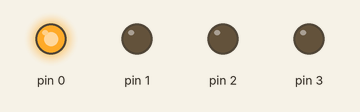
Recording of a sketch running on a simulated Arduino Uno, built with avr-gcc and run on an emulated ATmega328P. On the bench: output pins drawn as LEDs (lit = HIGH).

Above: at 0.2 s.
At 2.2 s:
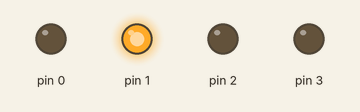
At 3.2 s:
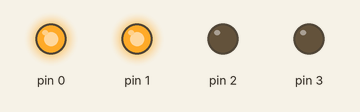
At 4.2 s:
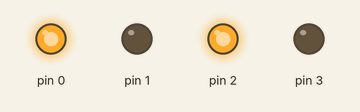
At 6.2 s:
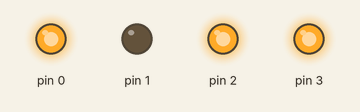
At 8.7 s:
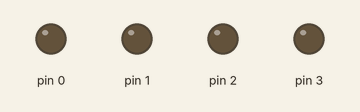
Timing chart, 0 to 9.1 s (numbered marks = the images above):
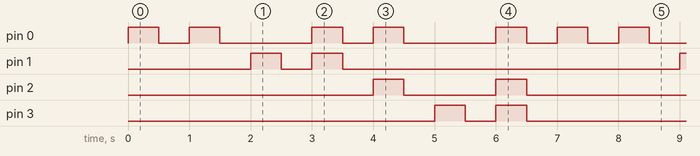

Measured:
- by itself, pin 1, pin 3: repeats every 7.0 s: LOW 0.50 s, HIGH 0.50 s, LOW 5.5 s, HIGH 0.50 s
- by itself, pin 2: repeats every 7.0 s: LOW 1.5 s, HIGH 0.50 s, LOW 4.5 s, HIGH 0.50 s
- by itself, pin 0: repeats every 7.0 s: LOW 0.50 s, HIGH 0.50 s, LOW 1.5 s, HIGH 0.50 s, LOW 0.50 s, HIGH 0.50 s, LOW 1.5 s, HIGH 0.50 s, LOW 0.50 s, HIGH 0.50 s

The sketch:

First.ino
```cpp
int VAR = 17;

void setup() {
    // No need to do anything here for now
}

int fibonacci(int n) {
    if (n <= 1) {
        return n;
    } else {
        return fibonacci(n - 1) + fibonacci(n - 2);
    }
}

void output(int n) {
    for (int i = 0; n > 0; i++) {
        pinMode(i, OUTPUT);
        if (n % 2) {
            digitalWrite(i, 1);
        }
        n /= 2;
    }

    delay(500);

    for (int i = 0; i < 8; i++) {
        digitalWrite(i, 0);
    }

    delay(500);
}

void loop() {
    static int i = 1;  // Keep track of Fibonacci index
    int fib = fibonacci(i);

    if (fib > VAR) {
        i = 1;  // Restart when exceeding VAR
    } else {
        output(fib);
        i++;
    }
}
```
